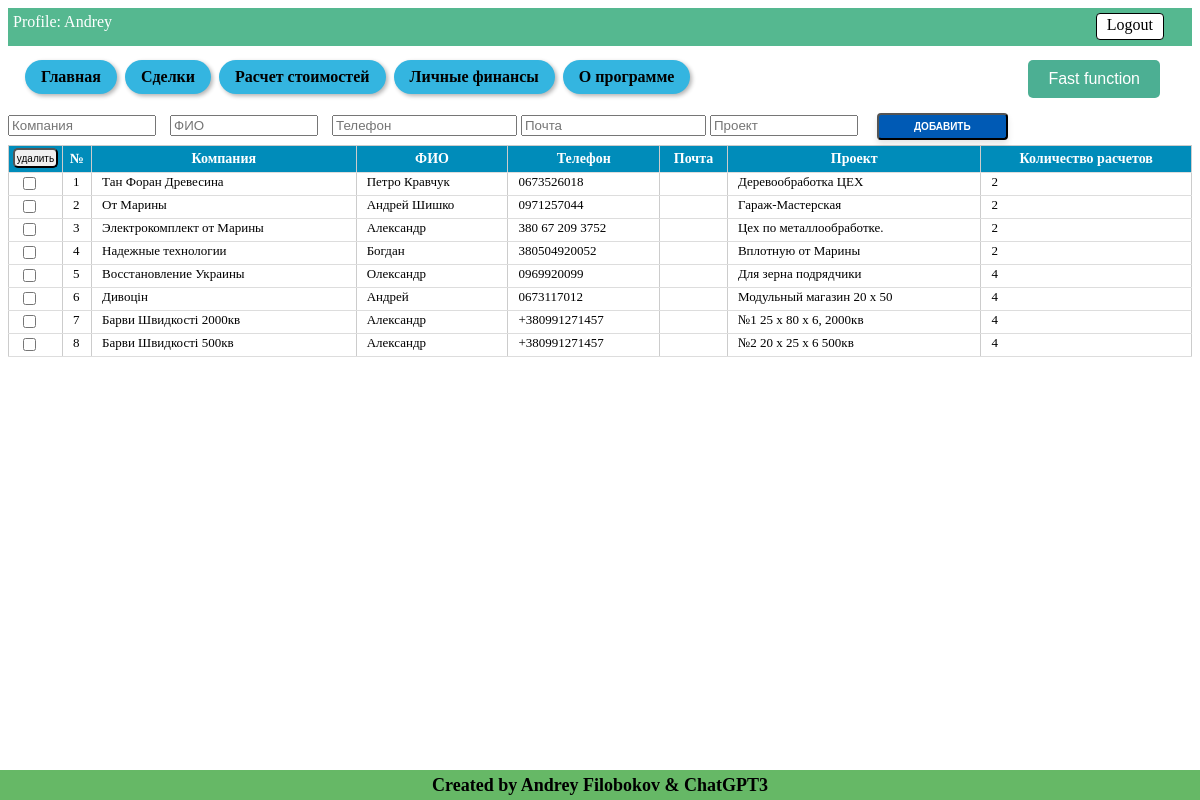
Screenshot of /leads (signed in) with the database file from the repository.
### tables this page shows
CREATE TABLE users (
id integer PRIMARY KEY AUTOINCREMENT,
name text NOT NULL,
email text NOT NULL,
psw text NOT NULL
);

CREATE TABLE lead (id integer PRIMARY KEY AUTOINCREMENT, unique_ID TEXT, company text NOT NULL, name text NOT NULL, phone text NOT NULL, mail text NOT NULL, project text NOT NULL, amount_calc INTEGER DEFAULT (0), job_title text NOT NULL, price text NOT NULL, profit text NOT NULL, user_email TEXT, product TEXT);

### Saleshelp.py (the view, shortened to what this page needs)
@app.route('/leads', methods=["POST", "GET"])
@login_required
def leads():
    dbase = FDataBase(get_db())
    get_new_lead = dbase.get_info_records('lead', current_user.get_user_email())
    get_new_lead = [ [row[column_name] for column_name in row.keys()] for row in get_new_lead]
    for lead in get_new_lead:
        amount_calc = dbase.get_amount_records('my_warehouse', 'lead_ID', lead[0])
        dbase.update_record("lead", 'id', lead[0], {'amount_calc': amount_calc})
        lead[7] = amount_calc
    return render_template('leads.html', title='My LEADS', menu=menu,
                           title_table_leads=title_table_leads,
                           get_new_lead=get_new_lead,
                           current_user=current_user.get_user_name(),
                           )

### Saleshelp.py (called while the page is built)
def connect_db():
    conn = sqlite3.connect(app.config['DATABASE'])
    conn.row_factory = sqlite3.Row
    return conn

def get_db():
    if not hasattr(g, 'link_db'):
        g.link_db = connect_db()
    return g.link_db

@login_manager.user_loader
def load_user(user_id):
    dbase = FDataBase(get_db())
    return UserLogin().fromDB(user_id, dbase)

### Utils/FDataBase.py (called while the page is built)
    def get_info_records(self, name_tabl, user_email, *args):
        query = ''
        if len(args) > 0:
            for column, value in args:
                query += f" AND {column} = '{value}' AND "
            query = query.rstrip(' AND')
        sql = f"SELECT * FROM {name_tabl} WHERE user_email = '{user_email}'{query}"
        try:
            self.__cur.execute(sql)
            res = self.__cur.fetchall()
            if res:
                return res
        except:
            print("Ошибка чтения из БД")
        return []

    def get_user(self, user_id):
        try:
            self.__cur.execute(f"SELECT * FROM users WHERE id = {user_id} LIMIT 1")
            res = self.__cur.fetchone()
            if not res:
                print("Пользователь не найден")
                return False
            return res
        except sqlite3.Error as e:
            print("Ошибка получения данных из БД " + str(e))
        return False

    def update_record(self, name_table, title_column, vol_column, new_columns_values):
        new_val = ''
        for title, values in new_columns_values.items():
            new_val = new_val + title
            if type(values) == int:
                new_val = new_val + '=' + str(values) + ', '
            else:
                new_val = new_val + '=' + f"'{values}'" + ', '
        new_val = new_val.rstrip(', ')
        try:
            self.__cur.execute(f"UPDATE {name_table} SET {new_val} WHERE {title_column}={vol_column}")
            self.__db.commit()
            return True
        except sqlite3.Error as e:
            print(f"Ошибка обновления записи {vol_column} в БД {name_table} " + str(e))
            return False

    def get_amount_records(self, name_table, name_column, value_cell):
        try:
            self.__cur.execute(f"SELECT COUNT(*) FROM {name_table} WHERE {name_column} = '{value_cell}'")
            records = self.__cur.fetchone()[0]
            return records
        except sqlite3.Error as e:
            print("Ошибка получения записей из БД " + str(e))
            return False

### Utils/UserLogin.py (called while the page is built)
    def get_user_name(self):
        return str(self.__user['name'])

### templates/leads.html (shortened to what this page needs)
{% extends 'base.html' %}
{% block information %}
Profile: {{ current_user }} <a href="{{url_for('logout')}}" class="button-logout"> Logout </a>
{% endblock %}
{% block content %}
<form action="{{url_for('leads')}}" method="POST" id="add-leads-table" class="form-table-leads">
  <div class="input-leads">
    {% for l in title_table_leads[:5] %}
    <input type="{{ l.type }}" id="{{l.name}}" name="{{l.name}}" placeholder="{{l.placeholder}}"
          {% if l.name !='mail' %} required {% endif %}>
    {% endfor %}
    <input type="submit" name="button-add-lead" value="Добавить" />
  </div>
</form>
<form action="{{url_for('leads')}}" method="POST">
  <table id="my-table">
    <thead>
      <tr>
        <th class="button-delete-lead-th">
          <input type="submit" name="button-delete-lead" value="удалить" class="button-delete-lead">
        </th>
        <th>№</th>
        {% for title_col in title_table_leads %}
        <th>{{ title_col.placeholder }}</th>
        {% endfor %}
      </tr>
    </thead>
    <tbody class="table-result">
      {% for row in get_new_lead %}
      <tr>
        <td><input type="checkbox" name="check-lead" id="check-lead" value="{{ row[0] }}"></td>
        <td><a href="{{ url_for('show_info_lead', alias=row[2] ) }}">{{ get_new_lead.index(row)+1 }}</a></td>
        {% for cell in row[2:8] %}
        <td><a href="{{ url_for('show_info_lead', alias=row[2] ) }}">{{ cell }}</a></td>
        {% endfor %}
      </tr>
      {% endfor %}
    </tbody>
  </table>
</form>
{% endblock %}

### templates/base.html (shortened to what this page needs)
<!DOCTYPE html>
<html>
<head>
  <link type="text/css" rel="stylesheet" href="{{ url_for('static', filename='css/style.css') }}">
</head>
<body>
  <div class="info-panel">
    {% block information %} This is my main page{% endblock %}
  </div>
  {% block menu %}
  <ul class="navigation">
    {% for m in menu %}
    <li><a class="nav-button" href="{{m.url}}">{{ m.name }}</a></li>
    {% endfor %}
    <li class="convert-button-menu">
      {% block convertion_num %}
      <button class="convert-button" onclick="openModal()">Fast function</button>
      {% endblock convertion_num%}
    </li>
  </ul>
  {% endblock menu %}
  {% block content %}{% endblock %}
  {% block footer %}
  <div class="footer">
    <h4>Created by Andrey Filobokov & ChatGPT3</h4>
  </div>
  {% endblock %}
</body>
</html>

### static/css/style.css (style rules this page uses)
.info-panel { background-color: rgba(35, 163, 112, 0.773); color: white; font-size: 16px; padding: 5px; padding-bottom: 15px; margin-bottom: 10px; }
.navigation { white-space: nowrap; margin-bottom: 10px; margin-top: 5px; }
.navigation { padding-left: 15px; }
.navigation li { display: inline-block; }
.nav-button { font-weight: 600; background-color: #34b5e0; border-radius: 20px; color: #000; padding: 8px 16px; text-align: center; text-decoration: none; display: inline-block; font-size: 16px; margin: 4px 2px; cursor: pointer; box-shadow: 2px 2px 4px rgba(0, 0, 0, 0.3); }
.footer { position: fixed; bottom: 0; left: 0; width: 100%; height: 30px; background-color: #00890099; display: flex; align-items: center; justify-content: center; }
.footer h4 { color: rgb(0, 0, 0); font-size: 18px; font-weight: bold; text-align: center; }
table { width: 90%; border-collapse: collapse; margin-bottom: 10px; }
th { background-color: #a7a1a1; font-weight: bold; }
td, th { padding: 5px; text-align: center; border: 1px solid #ccc; }
.convert-button { background-color: #4caf93; border: none; color: white; padding: 10px 20px; text-align: center; text-decoration: none; display: inline-block; font-size: 16px; margin: 4px 2px; cursor: pointer; border-radius: 5px; }
.convert-button-menu { float: right; margin-right: 30px; }
.button-logout { float: right; margin-right: 23px; }
.button-logout { padding-bottom: 5px; padding-top: 2px; padding-left: 10px; padding-right: 10px; background-color: #fff; color: #000; text-decoration: none; border: 1px solid #000; border-radius: 4px; }
.input-leads { white-space: nowrap; }
#add-leads-table input[type="text"] { display: inline-block; width: 140px; margin-right: 10px; }
#add-leads-table input[type="submit"] { display: inline-block; padding: 6px 35px; border-radius: 4px; margin: 5px; font-size: 10px; font-weight: 600; text-decoration: none; text-transform: uppercase; color: #fff; background-color: #005ab5; box-shadow: 0 4px 6px rgba(0, 0, 0, 0.1); cursor: pointer; }
.button-delete-lead-th { padding: 0px; width: 20px; white-space: nowrap; }
.button-delete-lead { width: 45px; height: 20px; border-radius: 1px; font-size: 10px; padding: 0; border-radius: 5px; margin-bottom: 2px; margin-left: 2px; margin-right: 2px; }
#my-table { border-collapse: collapse; width: 100%; }
#my-table th { background-color: #008CBA; color: white; font-weight: bold; padding: 2px; border-bottom: 1px solid #ddd; font-size: 14px; }
#my-table td { border-bottom: 1px solid #ddd; padding: 1px; padding-left: 10px; text-align: left; font-size: 13px; vertical-align: top; background-color: white; }
table td a { text-decoration: none; color: inherit; }

### rows the page displays
users: name "Andrey"
lead: get_new_lead "1", company "Тан Форан Древесина", name "Петро Кравчук", phone "0673526018", project "Деревообработка ЦЕХ", 8 "2"
lead: get_new_lead.index(row)+1 "2", company "От Марины", name "Андрей Шишко", phone "0971257044", project "Гараж-Мастерская", 8 "2"
lead: get_new_lead "3", company "Электрокомплект от Марины", name "Александр", phone "380 67 209 3752", project "Цех по металлообработке.", 8 "2"
lead: get_new_lead "4", company "Надежные технологии", name "Богдан", phone "380504920052", project "Вплотную от Марины", 8 "2"
lead: get_new_lead "5", company "Восстановление Украины", name "Олександр", phone "0969920099", project "Для зерна подрядчики", 8 "4"
lead: get_new_lead "6", company "Дивоцін", name "Андрей", phone "0673117012", project "Модульный магазин 20 х 50", 8 "4"
lead: get_new_lead "7", company "Барви Швидкості 2000кв", name "Александр", phone "+380991271457", project "№1 25 x 80 x 6, 2000кв", 8 "4"
lead: get_new_lead "8", company "Барви Швидкості 500кв", name "Александр", phone "+380991271457", project "№2 20 x 25 x 6 500кв", 8 "4"

### other values shown
{{ m.name }} "Главная" "Сделки" "Расчет стоимостей" "Личные финансы" "О программе"
{{ title_col.placeholder }} "Компания" "ФИО" "Телефон" "Почта" "Проект" "Количество расчетов"
